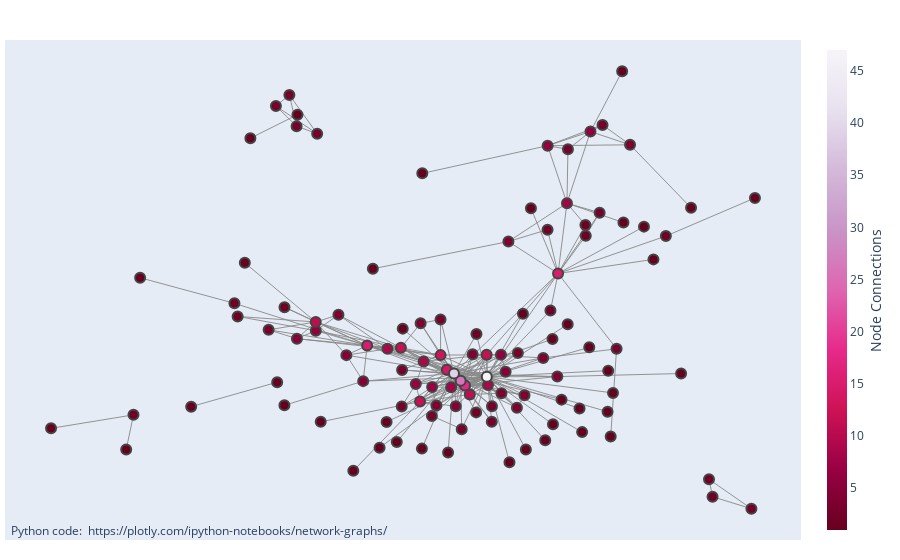

Notebook code cell kept with this figure:
### Code cell
fig = go.Figure(data=[edge_trace, node_trace],
             layout=go.Layout(
#                 title='The Legend of Korra Fanfiction Additional Tags',
                titlefont_size=16,
                showlegend=False,
                hovermode='closest',
                margin=dict(b=20,l=5,r=5,t=40),
                annotations=[ dict(
                    text="Python code: <a href='https://plotly.com/ipython-notebooks/network-graphs/'> https://plotly.com/ipython-notebooks/network-graphs/</a>",
                    showarrow=False,
                    xref="paper", yref="paper",
                    x=0.005, y=-0.002 ) ],
                xaxis=dict(showgrid=False, zeroline=False, showticklabels=False),
                yaxis=dict(showgrid=False, zeroline=False, showticklabels=False))
                )
fig.show()

fig.write_html("./models/network_graph_korra.html")

### Figure 1 — Plotly figure (JSON) as saved in the notebook; plotly's stock layout.template omitted (floating-point values rounded to 4 significant figures; data arrays with more than 128 entries replaced by an {"elided": "..."} marker saying what was removed)
{"data": [{"hoverinfo": "none", "line": {"color": "#888", "width": 0.9}, "mode": "lines", "type": "scatter", "x": {"elided": "774 float values"}, "y": {"elided": "774 float values"}}, {"hoverinfo": "text", "marker": {"color": [1, 1, 1, 3, 6, 1, 9, 3, 4, 1, 18, 3, 4, 26, 4, 1, 1, 2, 15, 1, 1, 1, 1, 1, 1, 2, 4, 2, 3, 1, 1, 1, 1, 1, 1, 1, 7, 3, 3, 4, 1, 1, 7, 1, 3, 2, 9, 4, 1, 3, 47, 4, 1, 4, 5, 12, 1, 3, 14, 11, 1, 2, 2, 4, 13, 1, 1, 2, 1, 2, 3, 4, 2, 6, 12, 15, 5, 3, 5, 2, 3, 39, 2, 1, 1, 5, 6, 1, 5, 12, 2, 8, 3, 3, 1, 3, 1, 6, 4, 1, 11, 1, 9, 3, 1, 2, 1, 1, 2, 1, 1, 8, 3], "colorbar": {"thickness": 20, "title": {"side": "right", "text": "Node Connections"}, "xanchor": "left"}, "colorscale": [[0, "rgb(247,244,249)"], [0.125, "rgb(231,225,239)"], [0.25, "rgb(212,185,218)"], [0.375, "rgb(201,148,199)"], [0.5, "rgb(223,101,176)"], [0.625, "rgb(231,41,138)"], [0.75, "rgb(206,18,86)"], [0.875, "rgb(152,0,67)"], [1, "rgb(103,0,31)"]], "line": {"width": 2}, "reversescale": true, "showscale": true, "size": 10}, "mode": "markers", "text": [" action", " action/adventure", " adventure", " airbending & airbenders", " alpha/beta/omega dynamics", " alpha/omega", " alternate universe", " alternate universe - canon divergence", " alternate universe - college/university", " alternate universe - high school", " alternate universe - modern setting", " alternate universe - no bending", " anal sex", " angst", " au", " blow jobs", " canon autistic character", " canon character of color", " canon compliant", " canon disabled character", " canon lesbian relationship", " canon queer character of color", " canon queer relationship", " comedy", " comfort", " creampie", " cross-posted on da and tumblr", " crossover", " cunnilingus", " cute", " depression", " domestic", " domestic fluff", " dorks in love", " double penetration", " drabble", " drama", " earthbending & earthbenders", " emotional hurt/comfort", " established relationship", " eventual smut", " explicit sexual content", " family", " female friendship", " female relationships", " female-centric", " femslash", " femslash february", " fingering", " firebending & firebenders", " fluff", " fluff and angst", " fluff and humor", " fluff and smut", " friends to lovers", " friendship", " friendship/love", " g!p", " humor", " hurt/comfort", " implied femslash", " introspection", " kissing", " knotting", " korrasami - freeform", " korrasami is canon", " legend of korra - freeform", " lesbian sex", " lok - freeform", " love", " mating cycles/in heat", " modern au", " multiple crossovers", " omega verse", " one shot", " oral sex", " post-canon", " post-finale", " post-series", " post-traumatic stress disorder - ptsd", " pov third person", " romance", " rough sex", " sexual content", " shameless smut", " short & sweet", " short one shot", " slice of life", " slow burn", " smut", " vaginal fingering", " vaginal sex", " violence", " waterbending & waterbenders", "alpha/beta/omega dynamics", "alternate universe", "alternate universe - college/university", "alternate universe - modern setting", "angst", "canon compliant", "drabble", "drama", "fluff", "friendship", "humor", "korrasami - freeform", "korrasami month 2017", "korrasami week 2017", "multiverse", "omegaverse", "post-series", "romance", "smut"], "textposition": "top center", "type": "scatter", "x": [0.2385, -0.1429, -0.03394, -0.4473, 0.3079, -0.09588, 0.06183, -0.001249, 0.02491, -0.1816, 0.006645, 0.1336, 0.1109, -0.003838, 0.1313, 0.387, -0.8068, -0.7893, -0.2283, -0.9872, 0.7028, -0.6508, -0.4443, -0.09682, 0.2532, 0.2958, -0.0999, 0.601, 0.3299, 0.2817, -0.7734, 0.1528, 0.5255, 0.349, -0.2146, 0.1993, -0.07228, -0.3977, 0.07091, 0.2283, 0.1134, 0.165, -0.1115, -0.2615, -0.4648, -0.4267, -0.1795, -0.2972, 0.4591, -0.415, 0.05902, 0.09417, 0.1457, 0.1944, -0.01551, -0.1013, -0.3398, 0.2538, -0.0369, 0.01814, -0.522, -0.5392, 0.2118, 0.4029, -0.05194, -0.1571, -0.3955, 0.4889, -0.5086, 0.03416, 0.3368, 0.1496, 0.6943, 0.205, -0.1472, 0.23, -0.2378, -0.1444, -0.2781, -0.5469, -0.05207, -0.01979, 0.2048, 0.4363, 0.3564, -0.3969, -0.3515, 0.2878, 0.1041, 0.05861, 0.2966, 0.2514, 0.07138, -0.3483, 0.5494, -0.0728, -0.1984, 0.09299, -0.06202, 0.362, -0.3517, 0.2167, -0.09257, -0.1453, 0.305, 0.03349, 0.3505, 0.2178, 0.5925, 0.3839, -0.4269, -0.02663, 0.3706], "y": [-0.252, 0.01865, -0.4537, 0.8673, 0.77, 0.6107, -0.1966, -0.3646, -0.07893, -0.3369, -0.1979, -0.07407, 0.3507, -0.1804, -0.2826, 0.423, -0.4423, -0.3101, -0.0459, -0.3615, 0.5169, -0.2788, -0.1856, -0.4388, 0.03536, 0.4135, 0.03896, -0.6223, 0.4606, -0.2859, 0.2126, -0.442, -0.1525, -0.298, 0.247, -0.4068, -0.2035, 0.7906, -0.3363, -0.1642, -0.491, 0.4773, -0.1928, -0.5236, 0.01404, 0.1006, -0.05824, 0.07141, 0.2827, 0.9095, -0.1649, -0.2276, 0.07558, -0.09299, -0.2774, -0.2595, -0.3367, 0.7023, -0.1384, -0.2322, 0.2695, 0.06526, 0.08751, 0.7196, -0.08236, -0.4136, 0.8343, 0.3715, 0.7449, -0.001948, 0.7955, -0.235, -0.6681, 0.7161, -0.05464, 0.2289, -0.1815, -0.1389, -0.08238, 0.1152, 0.05338, -0.152, 0.3961, 0.4076, -0.3929, -0.01957, 0.01077, -0.3759, -0.1455, -0.08084, 0.3725, 0.497, -0.2772, 0.7621, 0.4792, -0.3141, -0.4351, -0.08064, -0.2747, -0.2265, 0.04406, -0.02126, -0.1063, -0.278, -0.05252, -0.3007, -0.1415, -0.3462, -0.5557, 1, -0.2737, -0.2049, -0.05835]}], "layout": {"annotations": [{"showarrow": false, "text": "Python code: <a href='https://plotly.com/ipython-notebooks/network-graphs/'> https://plotly.com/ipython-notebooks/network-graphs/</a>", "x": 0.005, "xref": "paper", "y": -0.002, "yref": "paper"}], "hovermode": "closest", "margin": {"b": 20, "l": 5, "r": 5, "t": 40}, "showlegend": false, "title": {"font": {"size": 16}}, "xaxis": {"showgrid": false, "showticklabels": false, "zeroline": false}, "yaxis": {"showgrid": false, "showticklabels": false, "zeroline": false}}}
